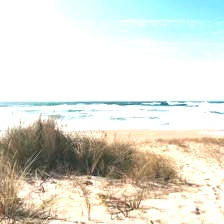
#> input picture degraded-data/landscape-50-test/beach_landscape_10.jpg, 224 x 224 px; its folder holds 4 pictures in this run
$ python make_comparison.py --enhanced-dir ../degraded-data/landscape-50-test
#> lines starting #> are read from the running program, lines starting #| are printed output that depends on the picture
"""Side-by-side comparison: degraded (left) | enhanced (right).

Matches files by filename stem, so `beach_landscape_10.jpg` (degraded) is paired
with `beach_landscape_10.png` (enhanced). Output filename keeps the same stem.

Usage:
    python tools/make_comparison.py \\
        --degraded-dir degraded-data/landscape-50-test \\
        --enhanced-dir results/ppo_20260523_174656/best_model \\
        --out-dir results/ppo_20260523_174656/best_model/comparison

Defaults to the most recent run via runs/latest. Override any path with the flags.
"""
import argparse
from pathlib import Path

import cv2
import numpy as np

IMG_EXTS = {".jpg", ".jpeg", ".png", ".bmp", ".tif", ".tiff", ".webp"}


def parse_args():
    p = argparse.ArgumentParser()
    p.add_argument("--degraded-dir", default="degraded-data/landscape-50-test")
    p.add_argument(
        "--enhanced-dir",
        required=True,
        help="Folder of enhanced images (e.g. results/<run>/<ckpt>/).",
    )
    p.add_argument(
        "--out-dir",
        default=None,
        help="Defaults to <enhanced-dir>/comparison/.",
    )
    p.add_argument(
        "--separator-width",
        type=int,
        default=0,
        help="Pixel width of a vertical bar between the two images. 0 = no bar.",
    )
    p.add_argument(
        "--separator-color",
        default="white",
        choices=["white", "black"],
    )
    return p.parse_args()


def index_by_stem(folder: Path) -> dict[str, Path]:
    return {
        p.stem: p
        for p in folder.iterdir()
        if p.is_file() and p.suffix.lower() in IMG_EXTS
    }


def main():
    args = parse_args()
    degraded_dir = Path(args.degraded_dir)
    enhanced_dir = Path(args.enhanced_dir)
    out_dir = Path(args.out_dir) if args.out_dir else enhanced_dir / "comparison"

    if not degraded_dir.is_dir():
        raise SystemExit(f"degraded dir not found: {degraded_dir}")
    if not enhanced_dir.is_dir():
        raise SystemExit(f"enhanced dir not found: {enhanced_dir}")
    out_dir.mkdir(parents=True, exist_ok=True)

    degraded_by_stem = index_by_stem(degraded_dir)
    enhanced_by_stem = index_by_stem(enhanced_dir)

    written = 0
    skipped: list[str] = []
    for stem in sorted(enhanced_by_stem):
        deg_path = degraded_by_stem.get(stem)
        if deg_path is None:
            skipped.append(enhanced_by_stem[stem].name)
            continue

        deg = cv2.imread(str(deg_path))
#> deg is the input picture: shape (224, 224, 3); mean B, G, R 211.5, 221.9, 220.4
        enh = cv2.imread(str(enhanced_by_stem[stem]))
        # In case dimensions diverged (shouldn't, but cheap insurance):
        if deg.shape != enh.shape:
            enh = cv2.resize(enh, (deg.shape[1], deg.shape[0]))

        if args.separator_width > 0:
            color = 255 if args.separator_color == "white" else 0
            sep = np.full(
                (deg.shape[0], args.separator_width, 3), color, dtype=np.uint8
            )
            combined = np.concatenate([deg, sep, enh], axis=1)
        else:
            combined = np.concatenate([deg, enh], axis=1)
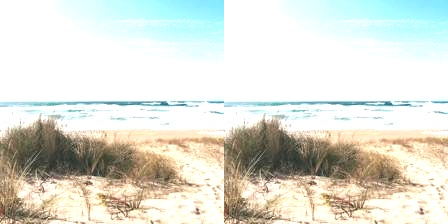
#> combined: shape (224, 448, 3); mean B, G, R 211.5, 221.9, 220.4

        out_path = out_dir / f"{stem}.png"
        cv2.imwrite(str(out_path), combined)
        written += 1
        print(f"[+] {out_path}")
#> pass 2 of the loop in main, `for stem in sorted(enhanced_by_stem):`:
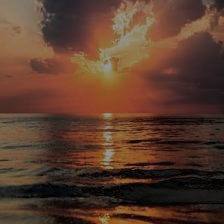
#> input picture degraded-data/landscape-50-test/beach_landscape_11.jpg, 224 x 224 px
#> in main, deg is the input picture: shape (224, 224, 3); mean B, G, R 44.7, 59.9, 89.7
#> in main, `combined = np.concatenate([deg, enh], axis=1)`:
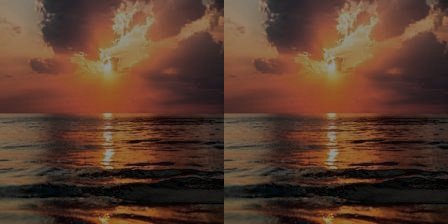
#> combined: shape (224, 448, 3); mean B, G, R 44.7, 59.9, 89.7
#> pass 3 of the loop in main, `for stem in sorted(enhanced_by_stem):`:
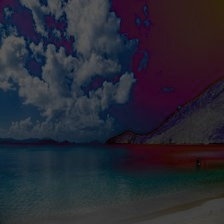
#> input picture degraded-data/landscape-50-test/beach_landscape_12.jpg, 224 x 224 px
#> in main, deg is the input picture: shape (224, 224, 3); mean B, G, R 51.7, 40.1, 39.9
#> in main, `combined = np.concatenate([deg, enh], axis=1)`:
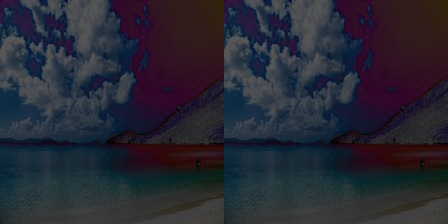
#> combined: shape (224, 448, 3); mean B, G, R 51.7, 40.1, 39.9
#> the loop made 4 passes; the first 3 are shown

    print(f"\nWrote {written} comparisons -> {out_dir}/")
    if skipped:
        head = ", ".join(skipped[:3])
        more = f" (+{len(skipped) - 3} more)" if len(skipped) > 3 else ""
        print(f"Skipped {len(skipped)} (no matching degraded): {head}{more}")


if __name__ == "__main__":
    main()
